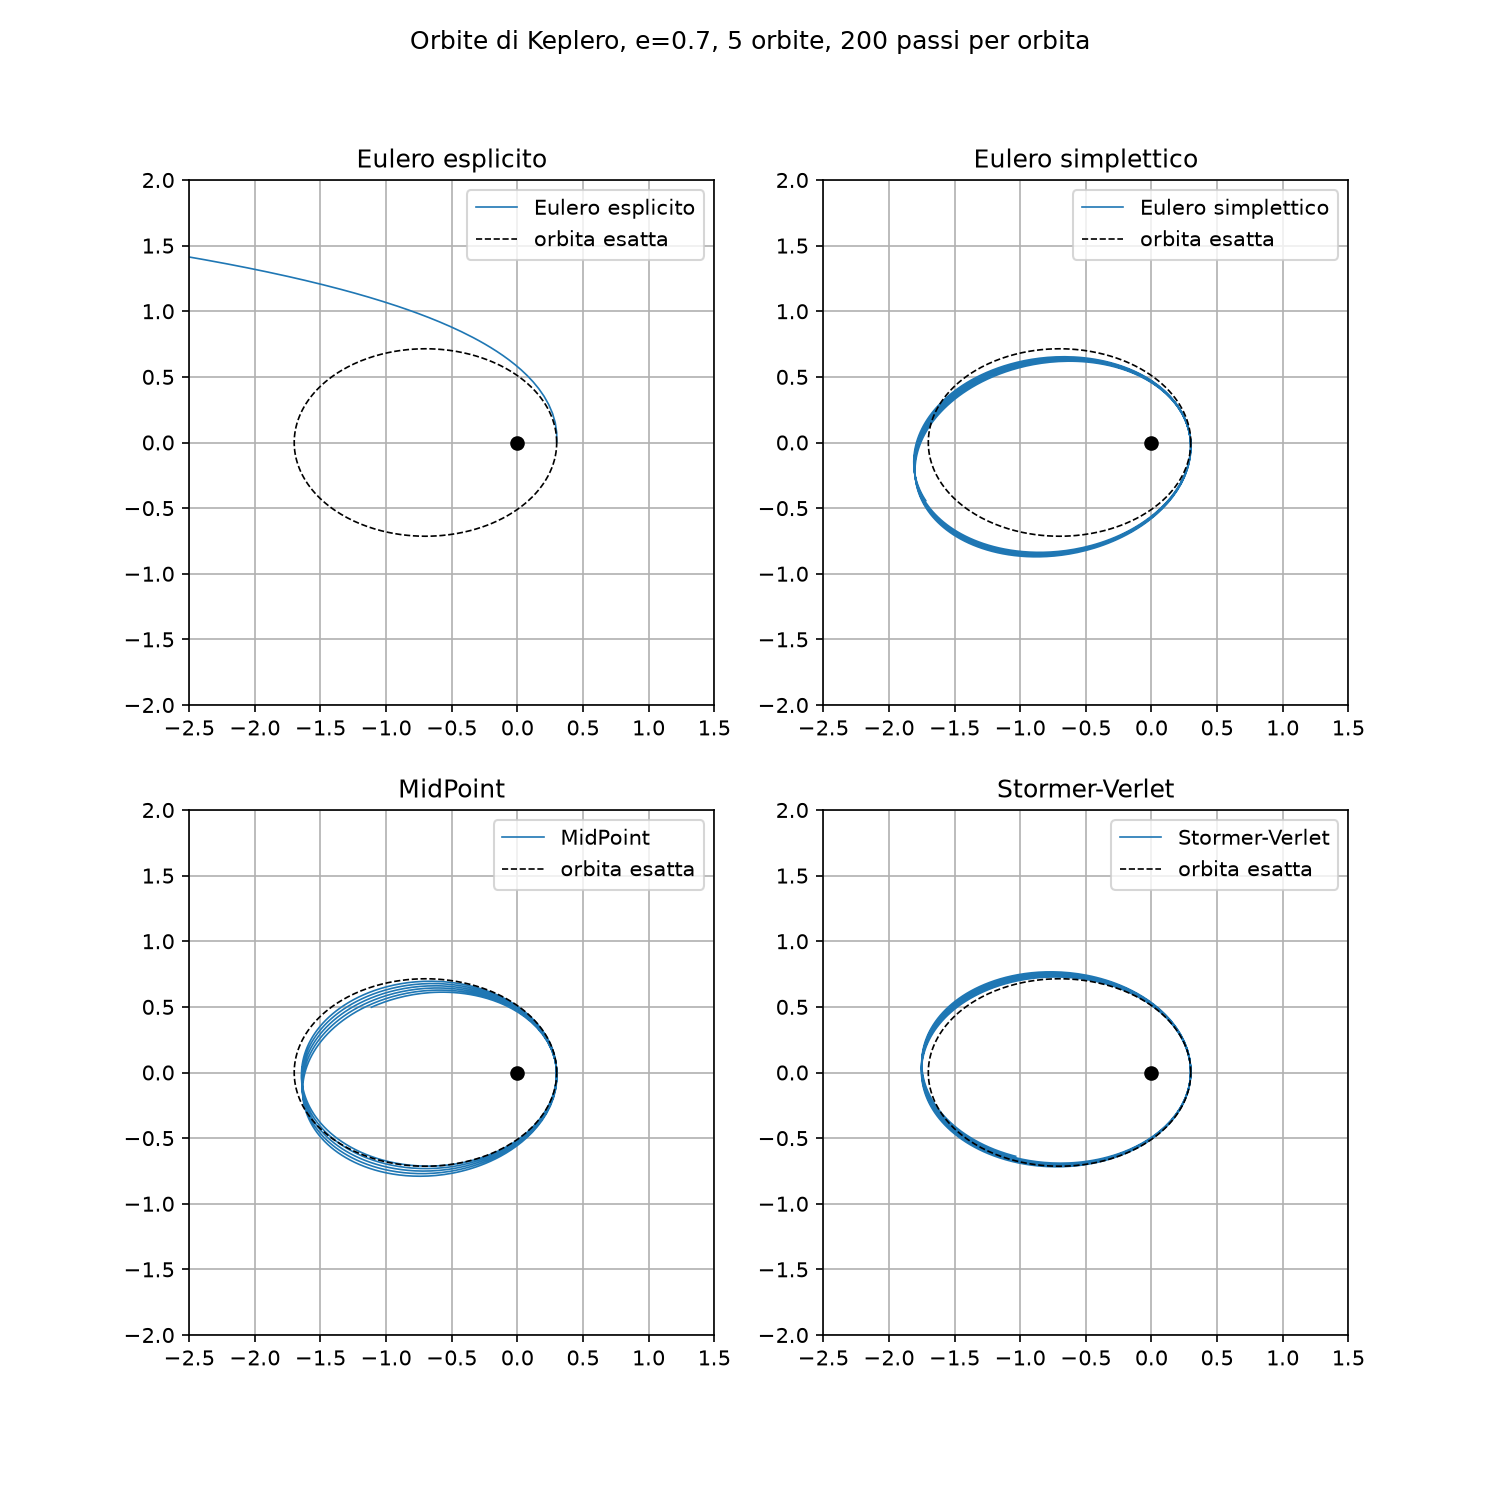

Recreate this plot in Python.
import numpy as np
import matplotlib.pyplot as plt
from kepler import (initial_state, integrate, euler_step, symplectic_euler_step, midpoint_step_fsolve, verlet_step)

METHODS = {
    "Eulero esplicito": euler_step,
    "Eulero simplettico": symplectic_euler_step,
    "MidPoint": midpoint_step_fsolve,
    "Stormer-Verlet": verlet_step,
}

def exact_orbit(e, n=400):
    """Ellisse di Keplero con a=1, parametrizzata dall'anomalia vera."""
    theta = np.linspace(0, 2 * np.pi, n)
    r = (1-e**2) / (1 + e * np.cos(theta))
    return r * np.cos(theta), r * np.sin(theta)

if __name__ == "__main__":
    e = 0.7
    n_orbits = 5
    steps_per_orbit = 200
    y0 = initial_state(e)
    t_end = n_orbits * 2 * np.pi
    n_steps = n_orbits * steps_per_orbit
    xe, ye = exact_orbit(e)

    fig, axes = plt.subplots(2, 2, figsize=(10, 10))
    for ax, (name, step) in zip(axes.flat, METHODS.items()):
        ys = integrate(step, y0, t_end, n_steps)
        ax.plot(ys[:, 0], ys[:, 1], lw=0.8, label=name)
        ax.plot(xe, ye, "k--", lw=0.8, label="orbita esatta")
        ax.plot(0, 0, "ko")
        ax.set_title(name)
        ax.set_aspect("equal")
        ax.set_xlim(-2.5, 1.5)
        ax.set_ylim(-2, 2)
        ax.grid(True)
        ax.legend(loc="upper right")

    fig.suptitle(f"Orbite di Keplero, e={e}, {n_orbits} orbite, {steps_per_orbit} passi per orbita")
    plt.savefig("orbite.png", dpi=150)
